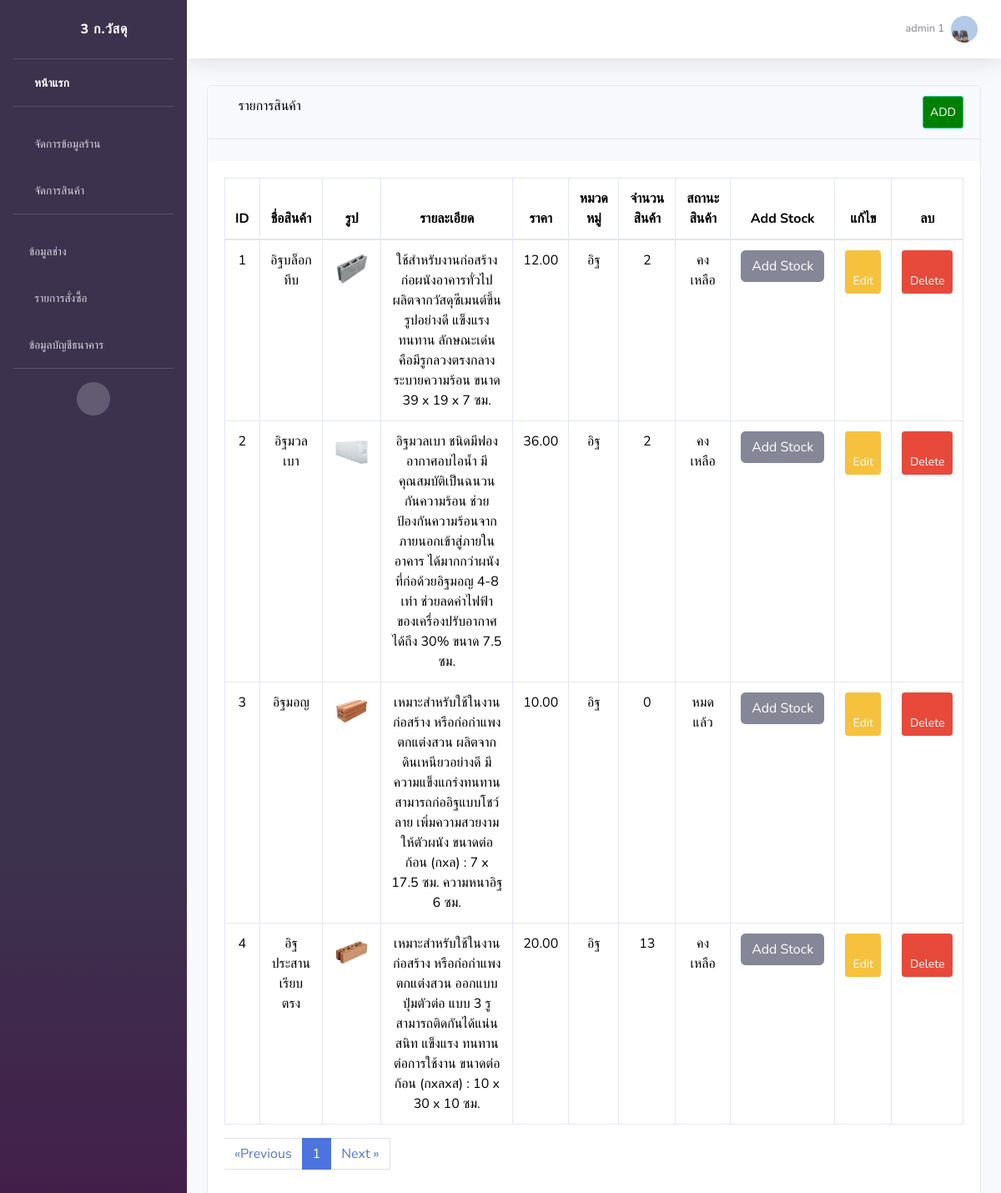
The app's page /product/ (signed in) with its own data.
### api/models.py (models this page shows, shortened)
class Users(AbstractUser):
    first_name = models.CharField(max_length=100,default=' ',verbose_name = 'ชื่อ')
    last_name = models.CharField(max_length=100,default=' ',verbose_name = 'นามสกุล')
    email = models.CharField(max_length=50,default=' ',verbose_name = 'อีเมล')
    phone = models.CharField(max_length=100,default=' ',verbose_name = 'เบอร์โทรศัพท์')
    avatar = models.ImageField(upload_to='images/users/', default='images/users/no-img.png' ,verbose_name = 'รูปโปรไฟล์')
    password = models.CharField(max_length=500,default=' ')

class Product(models.Model):
    name = models.CharField(max_length=1000,default=' ',verbose_name = 'ชื่อสินค้า')
    price = models.DecimalField(max_digits=7, decimal_places=2)
    product_detail = models.TextField(max_length=10000,default=' ',verbose_name = 'รายละเอียดสินค้า')
    product_img = models.ImageField(upload_to='images/product/', default='images/product/no-img.png' ,verbose_name = 'รูปสินค้า')
    product_type = models.ForeignKey(Product_Type,on_delete=models.CASCADE,verbose_name = 'หมวดหมู่สินค้า') #หมวดหมู่สินค้า
    quantity = models.IntegerField(verbose_name = 'จำนวนสินค้า') #จำนวนสินค้า
    received_quantity = models.IntegerField(default = 0, null = True, blank = True) #ตัวแปรเพิ่มจำนวนสินค้าในสต๊อก
    quantityS = models.IntegerField(default = 0, null = True, blank = True)
    class Meta:
        verbose_name = 'สินค้า'

class Product_Type (models.Model):
    product_type = models.CharField(max_length=100,default=' ',verbose_name = 'หมวดหมู่สินค้า')
    def __str__(self):
        return f'{self.product_type} '
    class Meta:
        verbose_name = 'หมวดหมู่สินค้า'

### api/views.py (the view)
# urls.py: path('product/',views.product),
def product(request):
    products_list = Product.objects.all()
    paginator = Paginator(products_list,4) #1 หน้าแสดง 5รายการ
    page = request.GET.get('page')
    try:
        products = paginator.page(page)
    except PageNotAnInteger:
        products = paginator.page(1)
    except EmptyPage:
        products = paginator.page(paginator.num_pages)
    return render(request, 'api/product.html', {'products': products})

### api/templates/api/product.html (shortened to what this page needs)
{% extends 'api/base.html' %}
{% block content %}
<div id="content-wrapper">
  <div class="container-fluid">
      <div class="card mb-3">
          <div class="card-header">
              <i class="fas fa-table"></i>
              รายการสินค้า
              <a  class="btn btn-sm btn-success" href="/addproduct" style="padding: 8px; float: right; background-color: green; color: white;">ADD</a>
          </div>
          <nav class="navbar navbar-light bg-light justify-content-between">
          </nav>
          <div class="card-body">
               <div class="table-responsive">
                  <table class="table table-bordered" id="dataTable" width="100%" cellspacing="0" align="center">
                      <thead>
                      <tr>
                        <th>ID</th>
                          <th>ชื่อสินค้า</th>
                          <th>รูป</th>
                          <th>รายละเอียด</th>
                          <th>ราคา</th>
                          <th>หมวดหมู่</th>
                          <th>จำนวนสินค้า</th>
                          <th>สถานะสินค้า</th>
                          <th>Add Stock</th>
                          <th>แก้ไข</th>
                          <th>ลบ</th>
                      </tr>
                      </thead>
                      <tbody>
                      {% for product in products %}
                          <tr>
                            <td>{{ product.id }}</td>
                              <td>{{ product.name }}</td>
                              <td><img src="/media/{{product.product_img}}" style="height: 45px;"></td>
                              <td>{{ product.product_detail }}</td>
                              <td>{{ product.price }}</td>
                              <td>{{ product.product_type }}</td>
                              <td>{{ product.quantity }}</td>
                              <td>
                                {% if product.quantity > 0 %}
                                   คงเหลือ
                                  {% else %}
                                  หมดแล้ว
                                  {% endif %}
                                </td>
                              <td><a href="/add_to_stock/{{product.id}}"
                                ><input
                                  type="submit"
                                  value="Add Stock"
                                  class="btn btn-secondary btn"
                                  type="button"
                              /></a></td>
                              <td>
                                  <a class="btn btn-sm btn-warning" href="/editproduct/{{product.id}}"> <span class="fa fa-edit"></span> Edit</a>
                              </td>
                              <td><a class="btn btn-sm btn-danger" href="/deleteproduct/{{product.id}}"><span class="fa fa-trash"></span> Delete</a></td>
                          </tr>
                      {% endfor %}
                      </tbody>
                    </table>
                    {% if products.has_other_pages %}
                    <ul class="pagination">
                      {% if products.has_previous %}
                        <li><a class="page-link" href="?page={{ products.previous_page_number }}">&laquo;  Previous</a></li>
                        <li><a class="page-link" href="?page={{ products.previous_page_number }}">{{ products.previous_page_number }} </a></li>
                      {% else %}
                        <li class="disabled page-link"><span>&laquo;Previous</span></li>
                      {% endif %}
                      <li class="page-item active">
                        <span class="page-link">
                            <span class="current" >
                                {{ products.number }}
                              </span>
                        </span>
                      </li>
                      {% if products.has_next %}
                        <li><a class="page-link"  href="?page={{ products.next_page_number }}">Next &raquo; </a></li>
                      {% else %}
                        <li class="disabled page-link"><span>Next &raquo;</span></li>
                      {% endif %}
                    </ul>
                  {% endif %}
                    </div>
                    </div>
                </div>
                </div>
                </div>
                </div>
                {% endblock %}

### api/templates/api/base.html (shortened to what this page needs)
<!DOCTYPE html>
{% load static %}
<html lang="en">
<head>
    <link href="{% static 'api/vendor/fontawesome-free/css/all.min.css'%}" rel="stylesheet" type="text/css">
    <link href="{% static 'api/css/sb-admin-2.min.css'%}" rel="stylesheet">
</head>
<body id="page-top">
    <div id="wrapper">
        {% if request.user.is_superuser %}
        <ul class="navbar-nav bg-gradient-primary sidebar sidebar-dark accordion" id="accordionSidebar">
            <a class="sidebar-brand d-flex align-items-center justify-content-center" href="">
                <div class="sidebar-brand-icon rotate-n-15">
                    <i class="fas fa-laugh-wink"></i>
                </div>
                <div class="sidebar-brand-text mx-3"> 3 ก.วัสดุ</div>
            </a>
            <hr class="sidebar-divider my-0">
            <li class="nav-item active">
                <a class="nav-link" href="/">
                    <i class="fas fa-fw fa-tachometer-alt"></i>
                    <span>หน้าแรก</span></a>
            </li>
            <hr class="sidebar-divider">
            <li class="nav-item ">
                <a class="nav-link" href="/store">
                    <i class="fas fa-fw fa-tachometer-alt"></i>
                    <span>จัดการข้อมูลร้าน</span></a>
            </li>
            <li class="nav-item">
                <a class="nav-link collapsed" href="#" data-toggle="collapse" data-target="#collapseTwo"
                    aria-expanded="true" aria-controls="collapseTwo">
                    <i class="fas fa-fw fa-cog"></i>
                    <span>จัดการสินค้า</span>
                </a>
            </li>
            <hr class="sidebar-divider">
            <li class="nav-item">
                <a class="nav-link collapsed" href="#" data-toggle="collapse" data-target="#collapseUtilities"
                    aria-expanded="true" aria-controls="collapseUtilities">
                    <i class="fa fa-list-alt"></i>
                    <span>ข้อมูลช่าง</span>
                </a>
            </li>
            <li class="nav-item">
                <a class="nav-link" href="/orderAll">
                    <i class="fas fa-fw fa-wrench"></i>
                    <span>รายการสั่งซื้อ</span></a>
            </li>
            <li class="nav-item">
                <a class="nav-link collapsed" href="#" data-toggle="collapse" data-target="#collapsePages"
                    aria-expanded="true" aria-controls="collapsePages">
                    <i class="fa fa-list-alt"></i>
                    <span>ข้อมูลบัญชีธนาคาร</span>
                </a>
            </li>
            <hr class="sidebar-divider d-none d-md-block">
            <div class="text-center d-none d-md-inline">
                <button class="rounded-circle border-0" id="sidebarToggle"></button>
            </div>
        </ul>
        <div id="content-wrapper" class="d-flex flex-column">
            <div id="content">
                <nav class="navbar navbar-expand navbar-light bg-white topbar mb-4 static-top shadow">
                    <ul class="navbar-nav ml-auto">
                        <li class="nav-item dropdown no-arrow">
                            <a class="nav-link dropdown-toggle" href="#" id="userDropdown" role="button"
                                data-toggle="dropdown" aria-haspopup="true" aria-expanded="false">
                                <span class="mr-2 d-none d-lg-inline text-gray-600 small">  {{user.first_name}}  {{user.last_name}}  </span>
                                <img class="img-profile rounded-circle"
                                src="{{user.avatar.url}} ">
                            </a>
                        </li>
                    </ul>
                </nav>
                <div class="mt-2 pt-2">
                    </div>
                {% block content %}
                {% endblock %}
        </div>   {% endif %}
    </div>
</body>
</html>

### api/templates/api/product.html (style rules this page uses)
body { margin: 0; font-family: Nunito,-apple-system,BlinkMacSystemFont,"Segoe UI",Roboto,"Helvetica Neue",Arial,sans-serif,"Apple Color Emoji","Segoe UI Emoji","Segoe UI Symbol","Noto Color Emoji"; font-size: 1rem; font-weight: 400; line-height: 1.5; color: #000000; text-align: left; }
.table { width: 100%; margin-bottom: 1rem; color: #000000; text-align: center; }

### records on screen
Users: first_name "admin", last_name "1", avatar (picture)
Product: id "1", name "อิฐบล็อกทึบ", product_img (picture), product_detail "ใช้สำหรับงานก่อสร้าง ก่อผนังอาคารทั่วไป ผลิตจากวัสดุซีเมนต์ขึ้นรูปอย่างดี แข็งแรงทนทาน ลักษณะเด่นคือมีรูกลวงตรงกลาง ระบายความร้อน ขนาด 39 x 19 x 7 ซม.", price "12.00", product_type "อิฐ", quantity "2", shows "คงเหลือ"
Product: id "2", name "อิฐมวลเบา", product_img (picture), product_detail "อิฐมวลเบา ชนิดมีฟองอากาศอบไอน้ำ มีคุณสมบัติเป็นฉนวนกันความร้อน ช่วยป้องกันความร้อนจากภายนอกเข้าสู่ภายในอาคาร ได้มากกว่าผนังที่ก่อด้วยอิฐมอญ 4-8 เท่า ช่วยลดค่าไฟฟ้าของเครื่องปรับอากาศได้ถึง 30% ขนาด 7.5 ซม.", price "36.00", product_type "อิฐ", quantity "2", shows "คงเหลือ"
Product: id "3", name "อิฐมอญ", product_img (picture), product_detail "เหมาะสำหรับใช้ในงานก่อสร้าง หรือก่อกำแพงตกแต่งสวน ผลิตจากดินเหนียวอย่างดี มีความแข็งแกร่งทนทาน สามารถก่ออิฐแบบโชว์ลาย เพิ่มความสวยงามให้ตัวผนัง ขนาดต่อก้อน (กxล) : 7 x 17.5 ซม. ความหนาอิฐ 6 ซม.", price "10.00", product_type "อิฐ", quantity "0", shows "หมดแล้ว"
Product: id "4", name "อิฐประสานเรียบตรง", product_img (picture), product_detail "เหมาะสำหรับใช้ในงานก่อสร้าง หรือก่อกำแพงตกแต่งสวน ออกแบบปุ่มตัวต่อ แบบ 3 รู สามารถติดกันได้แน่นสนิท แข็งแรง ทนทานต่อการใช้งาน ขนาดต่อก้อน (กxลxส) : 10 x 30 x 10 ซม.", price "20.00", product_type "อิฐ", quantity "13", shows "คงเหลือ"

### other values on screen
{{ products.number }} "1"
